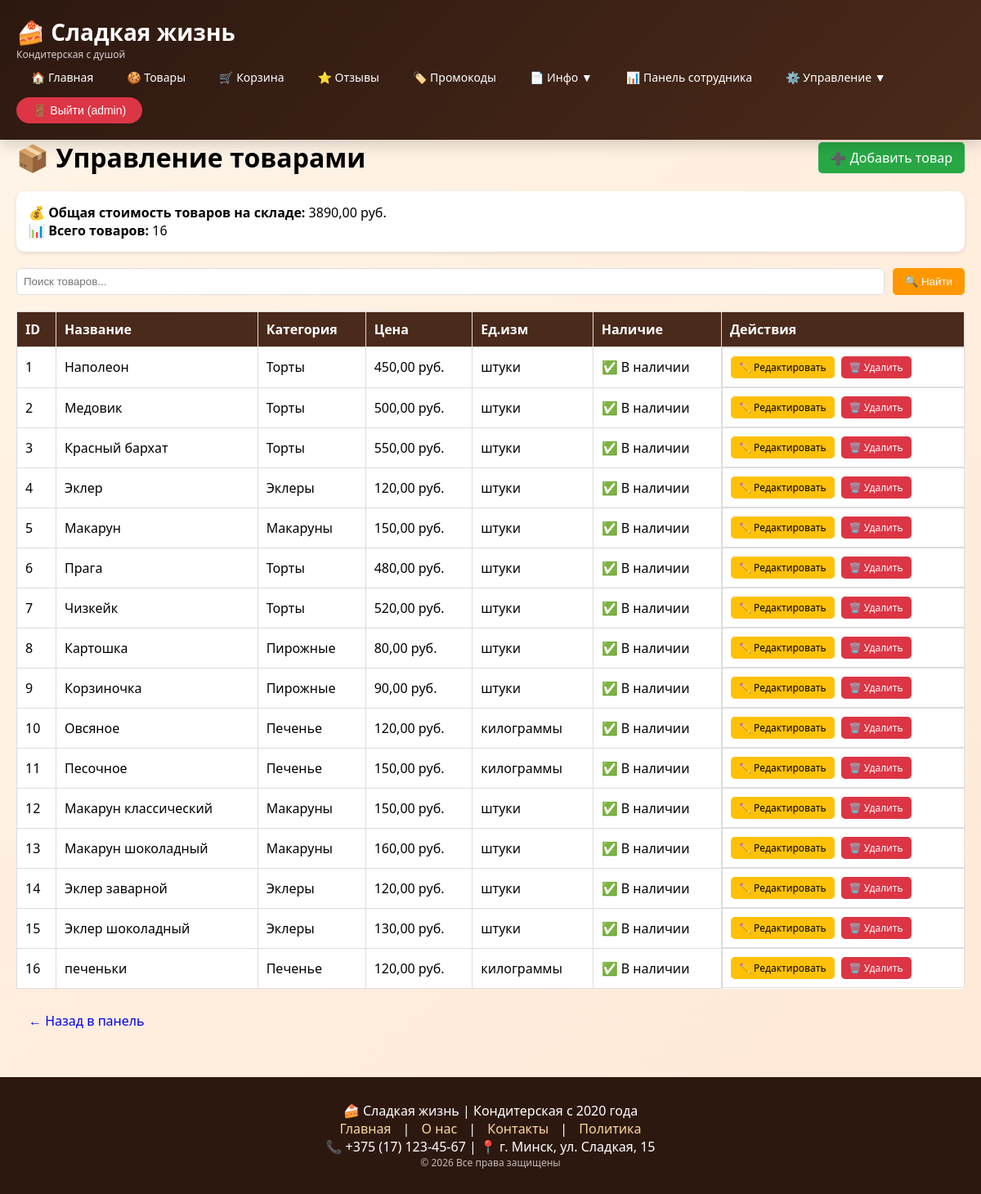
/admin-panel/products/ (signed in), run on the app's committed database.
### shop/models.py (models this page shows, shortened)
class Product(models.Model):
    UNIT_CHOICES = [
        ('pcs', 'штуки'),
        ('kg', 'килограммы'),
        ('g', 'граммы'),
    ]
    name = models.CharField(max_length=100)
    category = models.ForeignKey(Category, on_delete=models.CASCADE, related_name='products')
    unit = models.CharField(max_length=3, choices=UNIT_CHOICES, default='pcs')
    price = models.DecimalField(max_digits=10, decimal_places=2, validators=[MinValueValidator(0)])
    description = models.TextField()
    image = models.ImageField(upload_to='products/', null=True, blank=True)
    is_available = models.BooleanField(default=True)
    created_at = models.DateTimeField(auto_now_add=True)
    updated_at = models.DateTimeField(auto_now=True)
    ingredients = models.ManyToManyField('Ingredient', through='ProductIngredient')

class Category(models.Model):
    name = models.CharField(max_length=50)
    description = models.TextField(blank=True)

### shop/views.py (the view)
# urls.py: re_path(r'^admin-panel/products/$', views.admin_products, name='admin_products'),
@login_required
def admin_products(request):
    if not request.user.is_superuser:
        return redirect('home')
    products = Product.objects.all().select_related('category')
    total_value = sum(p.price for p in products)
    search = request.GET.get('search', '')
    if search:
        products = products.filter(name__icontains=search)
    context = {
        'products': products,
        'total_inventory_value': total_value,
        'search': search,
    }
    return render(request, 'shop/admin_products.html', context)

### shop/templates/shop/admin_products.html (shortened to what this page needs)
{% extends 'shop/base.html' %}
{% block content %}
<div class="admin-header">
    <h1>📦 Управление товарами</h1>
    <a href="{% url 'admin_product_create' %}" class="btn btn-primary">➕ Добавить товар</a>
</div>
<div class="stats-card">
    <p><strong>💰 Общая стоимость товаров на складе:</strong> {{ total_inventory_value|floatformat:2 }} руб.</p>
    <p><strong>📊 Всего товаров:</strong> {{ products|length }}</p>
</div>
<form method="get" class="search-form">
    <input type="text" name="search" placeholder="Поиск товаров..." value="{{ search }}">
    <button type="submit">🔍 Найти</button>
</form>
<table>
    <thead>
        <tr>
            <th>ID</th>
            <th>Название</th>
            <th>Категория</th>
            <th>Цена</th>
            <th>Ед.изм</th>
            <th>Наличие</th>
            <th>Действия</th>
        </tr>
    </thead>
    <tbody>
        {% for product in products %}
        <tr>
            <td>{{ product.id }}</td>
            <td>{{ product.name }}</td>
            <td>{{ product.category.name }}</td>
            <td>{{ product.price }} руб.</td>
            <td>{{ product.get_unit_display }}</td>
            <td>{% if product.is_available %}✅ В наличии{% else %}❌ Нет в наличии{% endif %}</td>
            <td class="actions">
                <a href="{% url 'admin_product_edit' product.id %}" class="btn btn-warning btn-sm">✏️ Редактировать</a>
                <a href="{% url 'admin_product_delete' product.id %}" class="btn btn-danger btn-sm" onclick="return confirm('Удалить товар {{ product.name }}?')">🗑️ Удалить</a>
            </td>
        </tr>
        {% empty %}
        <tr><td colspan="7" style="text-align: center;">Нет товаров. Добавьте первый товар!</td></tr>
        {% endfor %}
    </tbody>
</table>
<p style="margin-top: 20px;"><a href="{% url 'employee_dashboard' %}" class="btn">← Назад в панель</a></p>
{% endblock %}

### shop/templates/shop/base.html (shortened to what this page needs)
<!DOCTYPE html>
<html lang="ru">
<head>
</head>
<body>
    <div class="header">
        <div class="container">
            <div class="header-content">
                <div class="logo">
                    <h1>🍰 Сладкая жизнь</h1>
                    <p>Кондитерская с душой</p>
                </div>
                <div class="main-nav">
                    <ul>
                        <li><a href="{% url 'home' %}">🏠 Главная</a></li>
                        <li><a href="{% url 'products' %}">🍪 Товары</a></li>
                        <li><a href="{% url 'cart_view' %}">🛒 Корзина</a></li>
                        <li><a href="{% url 'reviews' %}">⭐ Отзывы</a></li>
                        <li><a href="{% url 'promocodes' %}">🏷️ Промокоды</a></li>
                        <li class="dropdown">
                            <a href="#">📄 Инфо ▼</a>
                        </li>
                        {% if user.is_authenticated and user.employee or user.is_superuser %}
                        <li><a href="{% url 'employee_dashboard' %}">📊 Панель сотрудника</a></li>
                        {% endif %}
                        {% if user.is_superuser %}
                            <li class="dropdown">
                                <a href="#">⚙️ Управление ▼</a>
                            </li>
                            {% endif %}
                        {% if user.is_authenticated %}
                        <li>
                            <form action="{% url 'logout' %}" method="post" class="logout-form">
                                <button type="submit" class="logout-btn">🚪 Выйти ({{ user.username }})</button>
                            </form>
                        </li>
                        {% else %}
                        <li><a href="{% url 'login' %}">🔑 Войти</a></li>
                        <li><a href="{% url 'register' %}">📝 Регистрация</a></li>
                        {% endif %}
                    </ul>
                </div>
            </div>
        </div>
    </div>
    <div class="container">
        {% block content %}
        {% endblock %}
    </div>
    <div class="footer">
        <div class="container">
            <p>🍰 Сладкая жизнь | Кондитерская с 2020 года</p>
            <p>
                <a href="{% url 'home' %}">Главная</a> |
                <a href="{% url 'about' %}">О нас</a> |
                <a href="{% url 'contacts' %}">Контакты</a> |
                <a href="{% url 'privacy_policy' %}">Политика</a>
            </p>
            <p>📞 +375 (17) 123-45-67 | 📍 г. Минск, ул. Сладкая, 15</p>
            <p style="font-size: 12px; opacity: 0.7;">© 2026 Все права защищены</p>
        </div>
    </div>
</body>
</html>

### shop/templates/shop/base.html (style rules this page uses)
* { margin: 0; padding: 0; box-sizing: border-box; }
body { font-family: 'Segoe UI', Tahoma, Geneva, Verdana, sans-serif; background: linear-gradient(135deg, #fff5e8 0%, #ffe8d6 100%); min-height: 100vh; }
.header { background: linear-gradient(135deg, #2d1810 0%, #4a2a1a 100%); color: white; padding: 20px 0; box-shadow: 0 4px 20px rgba(0,0,0,0.2); position: sticky; top: 0; z-index: 1000; }
.container { max-width: 1200px; margin: 0 auto; padding: 0 20px; }
.header-content { display: flex; justify-content: space-between; align-items: center; flex-wrap: wrap; }
.logo h1 { font-size: 28px; font-weight: bold; }
.logo p { font-size: 12px; opacity: 0.8; }
.main-nav ul { display: flex; list-style: none; gap: 5px; flex-wrap: wrap; }
.main-nav li { position: relative; }
.main-nav a { color: white; text-decoration: none; padding: 10px 18px; display: block; border-radius: 25px; transition: all 0.3s ease; font-size: 14px; font-weight: 500; }
.logout-form { display: inline; }
.logout-btn { background: #dc3545; color: white; border: none; padding: 8px 20px; border-radius: 25px; cursor: pointer; font-size: 14px; font-weight: 500; transition: all 0.3s ease; }
.footer { background: #2d1810; color: white; padding: 30px 0; margin-top: 50px; text-align: center; }
.footer a { color: #ffd89b; text-decoration: none; margin: 0 10px; }

### shop/templates/shop/admin_products.html (style rules this page uses)
.admin-header { display: flex; justify-content: space-between; align-items: center; margin-bottom: 20px; flex-wrap: wrap; gap: 10px; }
.btn { padding: 8px 15px; border-radius: 5px; text-decoration: none; display: inline-block; border: none; cursor: pointer; }
.btn-primary { background: #28a745; color: white; }
.btn-warning { background: #ffc107; color: #000; }
.btn-danger { background: #dc3545; color: white; }
.btn-sm { padding: 5px 10px; font-size: 12px; }
table { width: 100%; border-collapse: collapse; background: white; margin-top: 20px; }
th, td { padding: 10px; border: 1px solid #ddd; text-align: left; }
th { background: #4a2a1a; color: white; }
.stats-card { background: white; padding: 15px; border-radius: 10px; margin-bottom: 20px; box-shadow: 0 2px 5px rgba(0,0,0,0.1); }
.actions { display: flex; gap: 8px; }
.search-form { margin-bottom: 20px; display: flex; gap: 10px; }
.search-form input { padding: 8px; flex: 1; border: 1px solid #ddd; border-radius: 5px; }
.search-form button { background: #ff9800; color: white; border: none; padding: 8px 15px; border-radius: 5px; cursor: pointer; }

### data on the page
Product: id "1", name "Наполеон", category.name "Торты", price "450,00", unit "штуки", is_available "✅ В наличии"
Product: id "2", name "Медовик", category.name "Торты", price "500,00", unit "штуки", is_available "✅ В наличии"
Product: id "3", name "Красный бархат", category.name "Торты", price "550,00", unit "штуки", is_available "✅ В наличии"
Product: id "4", name "Эклер", category.name "Эклеры", price "120,00", unit "штуки", is_available "✅ В наличии"
Product: id "5", name "Макарун", category.name "Макаруны", price "150,00", unit "штуки", is_available "✅ В наличии"
Product: id "6", name "Прага", category.name "Торты", price "480,00", unit "штуки", is_available "✅ В наличии"
Product: id "7", name "Чизкейк", category.name "Торты", price "520,00", unit "штуки", is_available "✅ В наличии"
Product: id "8", name "Картошка", category.name "Пирожные", price "80,00", unit "штуки", is_available "✅ В наличии"
Product: id "9", name "Корзиночка", category.name "Пирожные", price "90,00", unit "штуки", is_available "✅ В наличии"
Product: id "10", name "Овсяное", category.name "Печенье", price "120,00", unit "килограммы", is_available "✅ В наличии"
Product: id "11", name "Песочное", category.name "Печенье", price "150,00", unit "килограммы", is_available "✅ В наличии"
Product: id "12", name "Макарун классический", category.name "Макаруны", price "150,00", unit "штуки", is_available "✅ В наличии"
Product: id "13", name "Макарун шоколадный", category.name "Макаруны", price "160,00", unit "штуки", is_available "✅ В наличии"
Product: id "14", name "Эклер заварной", category.name "Эклеры", price "120,00", unit "штуки", is_available "✅ В наличии"
Product: id "15", name "Эклер шоколадный", category.name "Эклеры", price "130,00", unit "штуки", is_available "✅ В наличии"
Product: id "16", name "печеньки", category.name "Печенье", price "120,00", unit "килограммы", is_available "✅ В наличии"

### other printed values
{{ user.username }} "admin"
{{ total_inventory_value|floatformat:2 }} "3890,00"
{{ products|length }} "16"
